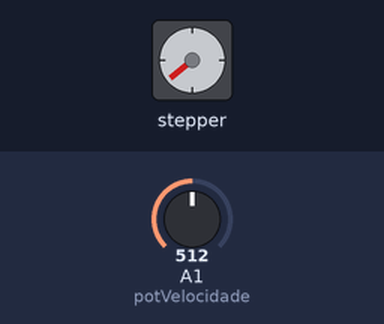
The sketch below on a simulated Arduino Uno, built with avr-gcc and run on an emulated ATmega328P. Parts: stepper motor. The inputs (shaded band) are chosen by the test bench; at power-on: A1 (potVelocidade) = 512. Stepper angles assume 200 steps per turn.

Above: at 0.45 s.
At 1.3 s:
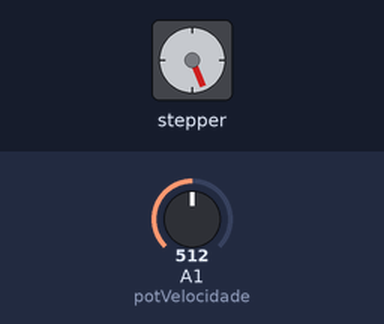
1.4 s: A1 (potVelocidade) set to 306
At 1.66 s:
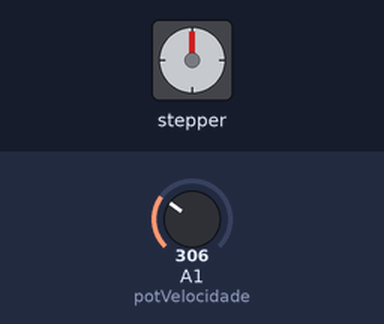
Timing chart, 0 to 56.9 s (numbered marks = the images above; inputs shaded):
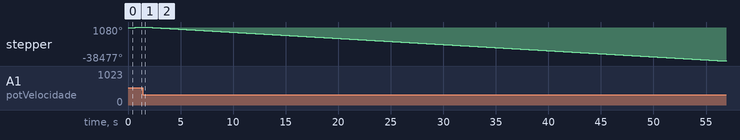

The sketch:

Motor.ino
```cpp
#include <Stepper.h>

#define in1 11
#define in2 10
#define in3  9
#define in4  8
#define potVelocidade A1

int passosPorCiclo = 200;

Stepper Motor(passosPorCiclo,in1,in3,in2,in4);

void setup()
{
  Motor.setSpeed(120); //120 RPM
}

void loop()
{
  if(analogRead(potVelocidade) < 511)
  {
    Motor.step(passosPorCiclo * -1);
  }
  else
  {
    Motor.step(passosPorCiclo);
  }
}
```
